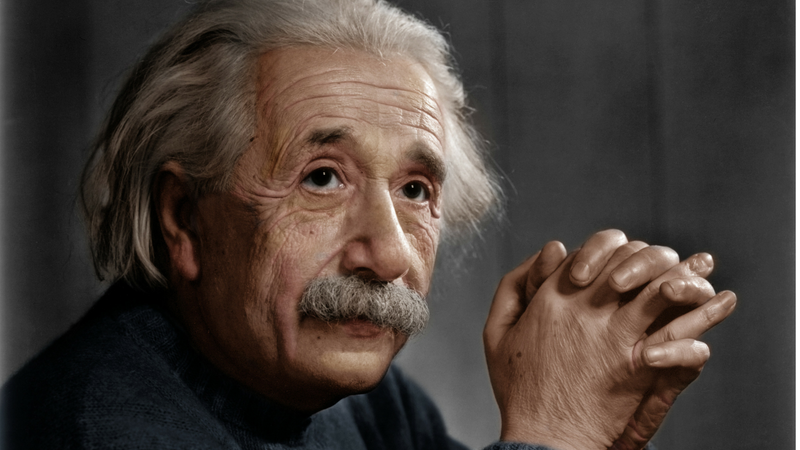
#> input picture assets/einstein.png, 800 x 450 px
$ python -i histogram.py   (imports and definitions only)
#> lines starting #> are read from the running program, lines starting #| are printed output that depends on the picture
#> further down, picture is the input picture: PIL image 800x450 RGBA; mean R, G, B, A 71.8, 61.7, 55.8, 255
from PIL import Image
import matplotlib.pyplot as plt

def calculate_histogram(image):
    """
    Calculate the histogram of a grayscale image.

    Args:
        image (PIL.Image.Image): The input grayscale image.

    Returns:
        list: Histogram values (frequency of each grayscale value).
    """
    width, height = image.size

    # Initialize a list to count frequencies of each intensity (0-255)
    histogram = [0] * 256

    # Count pixel intensities
    for x in range(width):
        for y in range(height):
            gray = image.getpixel((x, y))
            histogram[gray] += 1

    return histogram

def show_histogram(image):
    """
    Calculate and plot the histogram of a grayscale image.

    Args:
        image (PIL.Image.Image): The input grayscale image.
    """
    histogram = calculate_histogram(image)

    plt.figure(figsize=(10, 5))
    plt.bar(range(256), histogram, color="gray") # Create a bar chart
    plt.title("Image Histogram")
    plt.xlabel("Grayscale Value")
    plt.ylabel("Frequency")
    plt.grid(axis="y") # Show gridlines on the y-axis
    plt.tight_layout() # Adjust the layout to prevent overlap
    plt.show()

def histogram_equalization(image):
    """
    Perform histogram equalization on a grayscale image.

    Args:
        image (PIL.Image.Image): The input grayscale image.

    Returns:
        PIL.Image.Image: The histogram-equalized image.
    """
    # Convert the image to grayscale if not already
    if image.mode != 'L':
        image = image.convert('L')
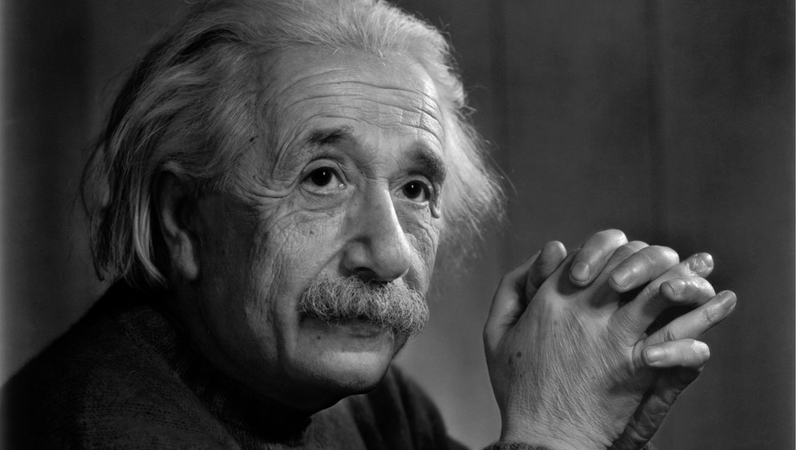
#> image: PIL image 800x450 L; min 0, max 255, mean 64.1

    width, height = image.size
#> width = 800; height = 450

    # Calculate the histogram
    histogram = calculate_histogram(image)
#> after the loop in calculate_histogram, `for x in range(width):`: histogram = 256 values, max 7638 at index 55, min 6 at index 251, mean 1406.2

    # Calculate the cumulative distribution function (CDF)
    cdf = [0] * 256
    cdf[0] = histogram[0]
    for i in range(1, 256):
        cdf[i] = cdf[i - 1] + histogram[i]
#> after the loop, cdf = 256 values from 1287 to 360000

    # Normalize the CDF to create a lookup table for pixel intensity mapping:
    # 1. (cdf[i] - cdf_min): Shifts CDF values to start from 0
    # 2. * 255: Scales to full pixel intensity range (0-255)
    # 3. // (cdf_max - cdf_min): Normalizes by the CDF range
    # This creates a mapping where index = input pixel value, value = equalized output pixel value
    cdf_min = min(cdf)
#> cdf_min = 1287
    cdf_max = max(cdf)
#> cdf_max = 360000
    cdf_normalized = [(cdf[i] - cdf_min) * 255 // (cdf_max - cdf_min) for i in range(256)]
#> cdf_normalized = 256 values from 0 to 255

    # Create a new image for the equalized result
    equalized_img = Image.new("L", (width, height))
#> equalized_img: PIL image 800x450 L; every value is 0

    # Apply the equalized histogram to the image
    for x in range(width):
        for y in range(height):
            gray = image.getpixel((x, y))
            equalized_img.putpixel((x, y), cdf_normalized[gray])
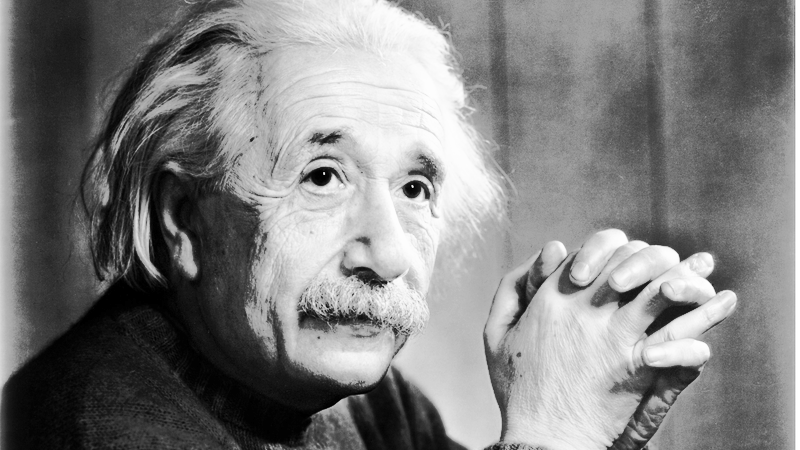
#> equalized_img: PIL image 800x450 L; min 0, max 255, mean 127.7

    return equalized_img

>>> from PIL import Image
>>> picture = Image.open('../assets/einstein.png')
>>> result = histogram_equalization(picture)
